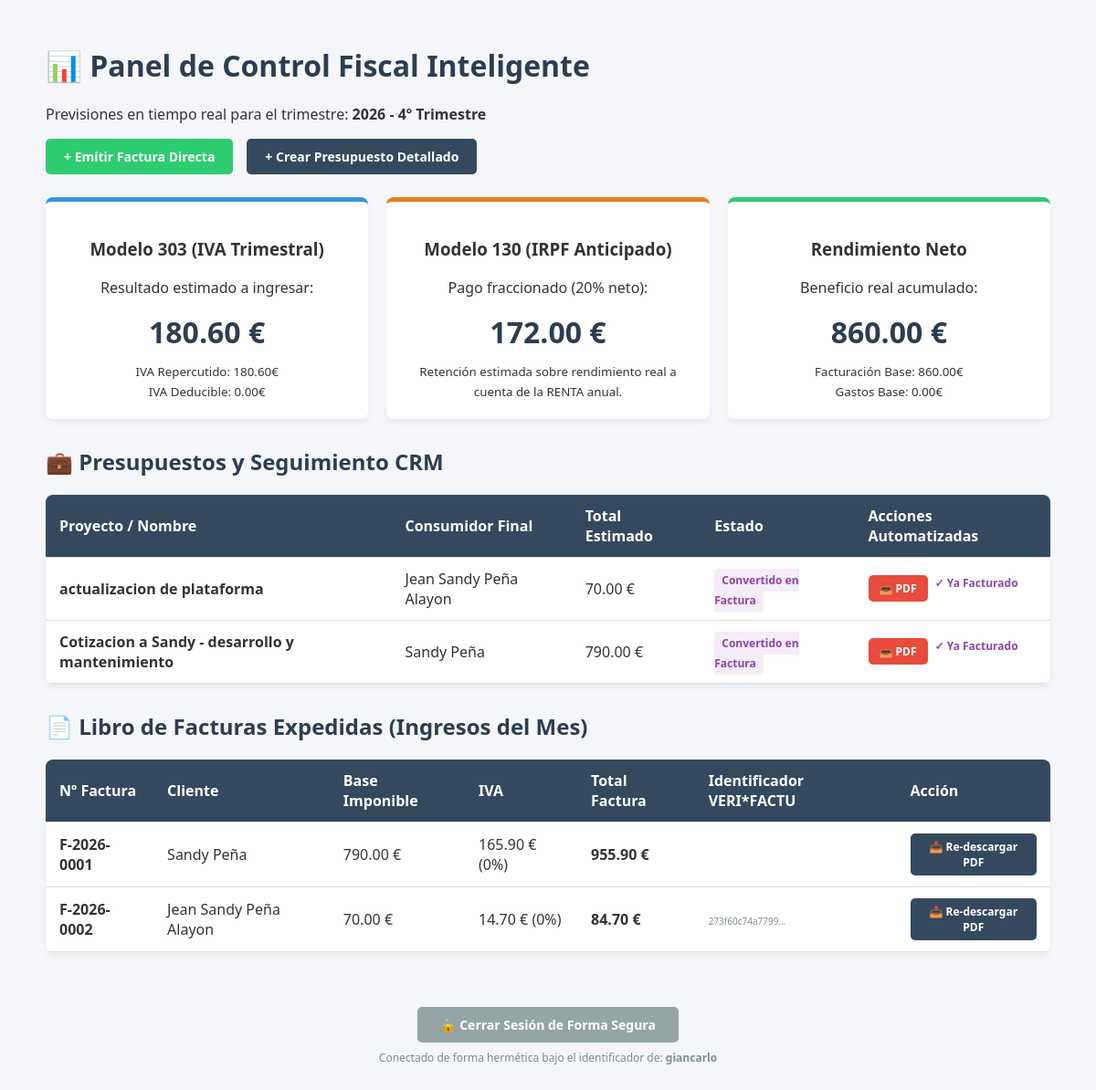
Page / (signed in) on the earlier database version.
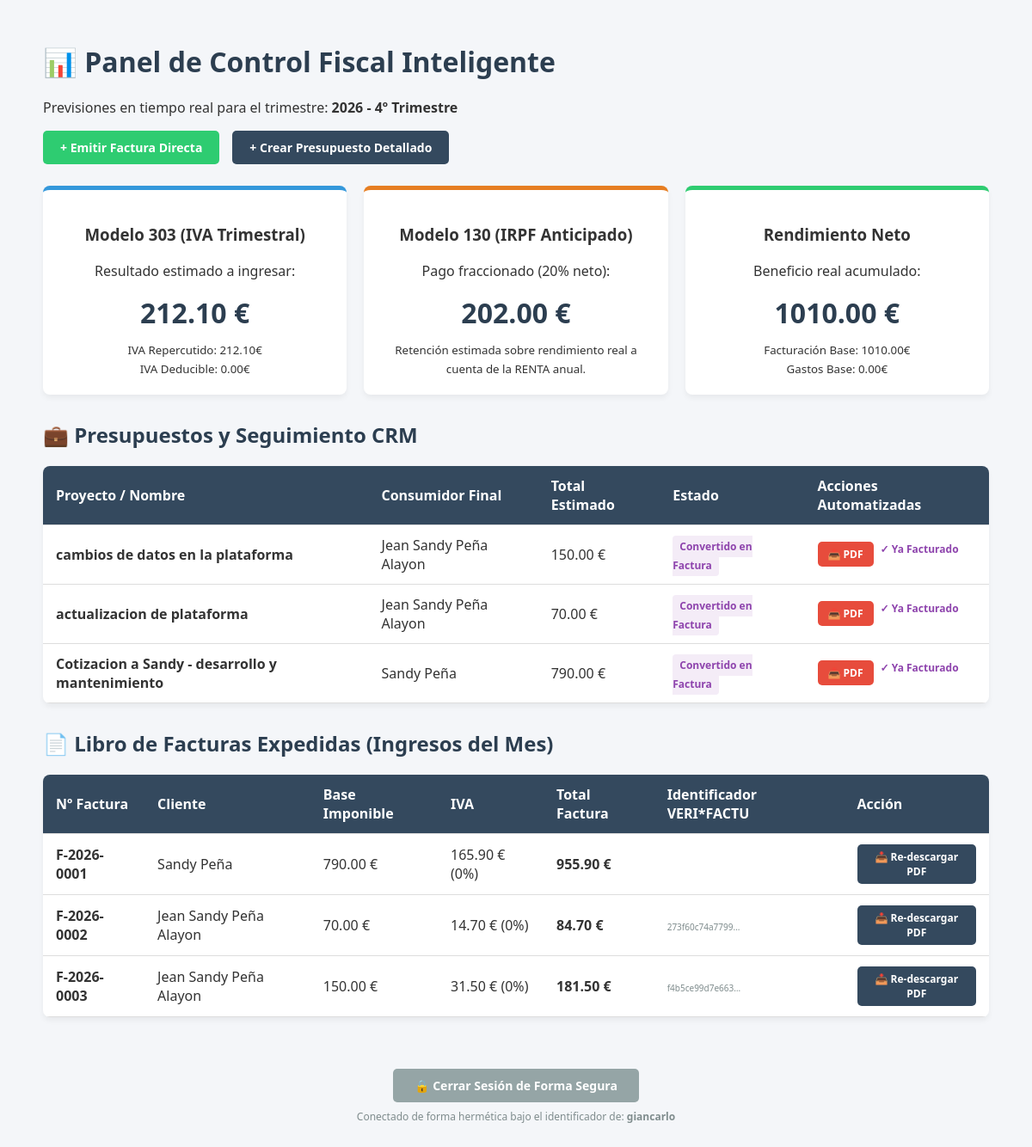
Same page on the later database version.
### fiscalidad/models.py (models this page shows, shortened)
class Cotizacion(models.Model):
    ESTADOS = [
        ('BORRADOR', 'Borrador / En edición'),
        ('ENVIADO', 'Enviado al Cliente'),
        ('ACEPTADO', 'Aceptado (Listo para facturar)'),
        ('FACTURADO', 'Convertido en Factura'),
    ]
    autonomo = models.ForeignKey(PerfilAutonomo, on_delete=models.CASCADE, related_name='cotizaciones')
    cliente = models.ForeignKey(Cliente, on_delete=models.PROTECT, related_name='cotizaciones', null=True)
    titulo_proyecto = models.CharField(max_length=250)
    cliente_nombre = models.CharField(max_length=150, blank=True)
    cliente_nif = models.CharField(max_length=15, blank=True)
    cliente_telefono = models.CharField(max_length=20, blank=True)
    cliente_email = models.EmailField(blank=True)
    estado = models.CharField(max_length=10, choices=ESTADOS, default='BORRADOR')
    fecha_creacion = models.DateField(auto_now_add=True)
    @property
    def total_base_imponible(self) -> Decimal:
        total = sum(linea.coste_total for linea in self.lineas.all())
        return Decimal(total).quantize(Decimal('0.01'))

class LineaCotizacion(models.Model):
    cotizacion = models.ForeignKey(Cotizacion, on_delete=models.CASCADE, related_name='lineas')
    descripcion_elemento = models.CharField(max_length=250)
    width = models.PositiveIntegerField(default=1) # Cantidad
    precio_unitario = models.DecimalField(max_digits=10, decimal_places=2)
    @property
    def coste_total(self) -> Decimal:
        return (Decimal(self.width) * self.precio_unitario).quantize(Decimal('0.01'))

class FacturaEmitida(models.Model):
    TIPOS_SERIE = [
        ('ORDINARIA', 'Serie F (Ordinaria / Venta)'),
        ('RECTIFICATIVA', 'Serie R (Rectificativa / Modificación)'),
    ]
    TIPOS_IVA = [
        (Decimal('0.21'), '21% (General)'),
        (Decimal('0.10'), '10% (Reducido)'),
        (Decimal('0.04'), '4% (Superreducido)'),
        (Decimal('0.00'), '0% (Exento)'),
    ]
    autonomo = models.ForeignKey(PerfilAutonomo, on_delete=models.CASCADE, related_name='facturas_emitidas')
    cliente = models.ForeignKey(Cliente, on_delete=models.PROTECT, related_name='facturas', null=True, help_text="Cliente desde la base de datos CRM")
    tipo_serie = models.CharField(max_length=15, choices=TIPOS_SERIE, default='ORDINARIA')
    numero_factura = models.CharField(max_length=50)
    fecha_emision = models.DateField(auto_now_add=True)
    fecha_operacion = models.DateField(default=datetime.date.today)
    cliente_nombre = models.CharField(max_length=150, blank=True)
    cliente_nif = models.CharField(max_length=15, blank=True)
    cliente_domicilio = models.CharField(max_length=255, blank=True)
    concepto = models.CharField(max_length=250, default="Servicios profesionales prestados")
    base_imponible = models.DecimalField(max_digits=12, decimal_places=2)
    porcentaje_iva = models.DecimalField(max_digits=4, decimal_places=2, choices=TIPOS_IVA, default=Decimal('0.21'))
    hash_verifactu = models.CharField(max_length=64, blank=True)
    class Meta:
        unique_together = ('autonomo', 'numero_factura')
        ordering = ['fecha_emision', 'numero_factura']
    @property
    def total_iva(self) -> Decimal:
        return (self.base_imponible * self.porcentaje_iva).quantize(Decimal('0.01'))
    @property
    def total_factura(self) -> Decimal:
        return (self.base_imponible + self.total_iva).quantize(Decimal('0.01'))

### fiscalidad/views.py (the view)
# urls.py: path('', views.dashboard_fiscal, name='dashboard_fiscal'),
@login_required
def dashboard_fiscal(request):
    try:
        perfil = request.user.perfil
    except PerfilAutonomo.DoesNotExist:
        return render(request, 'fiscalidad/no_perfil.html')
    hoy = datetime.date.today()
    trimestre_actual = (hoy.month - 1) // 3 + 1
    from .services import calcular_impuestos_trimestre
    datos_fiscales = calcular_impuestos_trimestre(perfil, hoy.year, trimestre_actual)
    gastos_mes = GastoRecibido.objects.filter(autonomo=perfil, fecha_gasto__year=hoy.year, fecha_gasto__month=hoy.month)
    facturas_mes = FacturaEmitida.objects.filter(autonomo=perfil, fecha_emision__year=hoy.year, fecha_emision__month=hoy.month)
    cotizaciones_usuario = Cotizacion.objects.filter(autonomo=perfil).order_by('-fecha_creacion')
    context = {
        'datos_fiscales': datos_fiscales,
        'gastos_mes': gastos_mes,
        'facturas_mes': facturas_mes,
        'cotizaciones_usuario': cotizaciones_usuario,
    }
    return render(request, 'fiscalidad/dashboard.html', context)

### fiscalidad/templates/fiscalidad/dashboard.html (shortened to what this page needs)
<!DOCTYPE html>
<html lang="es">
<head>
</head>
<body>
    <div class="container">
        <h1>📊 Panel de Control Fiscal Inteligente</h1>
        <p>Previsiones en tiempo real para el trimestre: <strong>{{ datos_fiscales.ejercicio }} - {{ datos_fiscales.trimestre }}</strong></p>
        <div class="acciones-cabecera">
            <a href="{% url 'emitir_factura' %}" class="btn btn-principal">+ Emitir Factura Directa</a>
            <a href="/admin/fiscalidad/cotizacion/add/" class="btn btn-principal" style="background: #34495e;">+ Crear Presupuesto Detallado</a>
        </div>
        <div class="grid-impuestos">
            <div class="card card-impuesto">
                <h3>Modelo 303 (IVA Trimestral)</h3>
                <p>Resultado estimado a ingresar:</p>
                <div class="monto">{{ datos_fiscales.modelo_303_iva_a_ingresar }} €</div>
                <small>IVA Repercutido: {{ datos_fiscales.resumen_ingresos.iva_repercutido }}€<br>IVA Deducible: {{ datos_fiscales.resumen_gastos.iva_deducible }}€</small>
            </div>
            <div class="card card-impuesto irpf">
                <h3>Modelo 130 (IRPF Anticipado)</h3>
                <p>Pago fraccionado (20% neto):</p>
                <div class="monto">{{ datos_fiscales.modelo_130_irpf_a_ingresar }} €</div>
                <small>Retención estimada sobre rendimiento real a cuenta de la RENTA anual.</small>
            </div>
            <div class="card card-impuesto rendimiento">
                <h3>Rendimiento Neto</h3>
                <p>Beneficio real acumulado:</p>
                <div class="monto">{{ datos_fiscales.rendimiento_neto_actividad }} €</div>
                <small>Facturación Base: {{ datos_fiscales.resumen_ingresos.base_imponible_total }}€<br>Gastos Base: {{ datos_fiscales.resumen_gastos.base_imponible_total }}€</small>
            </div>
        </div>
        <h2>💼 Presupuestos y Seguimiento CRM</h2>
        <table>
            <thead>
                <tr>
                    <th>Proyecto / Nombre</th>
                    <th>Consumidor Final</th>
                    <th>Total Estimado</th>
                    <th>Estado</th>
                    <th>Acciones Automatizadas</th>
                </tr>
            </thead>
            <tbody>
                {% for cotizacion in cotizaciones_usuario %}
                <tr>
                    <td><strong>{{ cotizacion.titulo_proyecto }}</strong></td>
                    <td>{{ cotizacion.cliente_nombre }}</td>
                    <td>{{ cotizacion.total_base_imponible }} €</td>
                    <td>
                        <span class="badge badge-{{ cotizacion.estado|lower }}">
                            {{ cotizacion.get_estado_display }}
                        </span>
                    </td>
                    <td>
                        <div class="flex-acciones">
                            <a href="{% url 'descargar_cotizacion_pdf' cotizacion.id %}" class="btn btn-pdf">📥 PDF</a>
                            {% if cotizacion.estado != 'FACTURADO' %}
                                <a href="{% url 'enviar_whatsapp_cotizacion' cotizacion.id %}" target="_blank" class="btn btn-ws">💬 WhatsApp</a>
                                <a href="{% url 'convertir_a_factura' cotizacion.id %}" class="btn btn-convertir">💼 Facturar</a>
                            {% else %}
                                <span style="color: #8e44ad; font-size: 12px; font-weight: bold;">✓ Ya Facturado</span>
                            {% endif %}
                        </div>
                    </td>
                </tr>
                {% empty %}
                <tr>
                    <td colspan="5" style="text-align: center; color: #7f8c8d;">No tienes presupuestos registrados.</td>
                </tr>
                {% endfor %}
            </tbody>
        </table>
        <h2>📄 Libro de Facturas Expedidas (Ingresos del Mes)</h2>
        <table>
            <thead>
                <tr>
                    <th>Nº Factura</th>
                    <th>Cliente</th>
                    <th>Base Imponible</th>
                    <th>IVA</th>
                    <th>Total Factura</th>
                    <th>Identificador VERI*FACTU</th>
                    <th>Acción</th>
                </tr>
            </thead>
            <tbody>
                {% for factura in facturas_mes %}
                <tr>
                    <td><strong>{{ factura.numero_factura }}</strong></td>
                    <td>{{ factura.cliente_nombre }}</td>
                    <td>{{ factura.base_imponible }} €</td>
                    <td>{{ factura.total_iva }} € ({% if factura.porcentaje_iva == 0.21 %}21%{% elif factura.porcentaje_iva == 0.10 %}10%{% elif factura.porcentaje_iva == 0.04 %}4%{% else %}0%{% endif %})</td>
                    <td><strong>{{ factura.total_factura }} €</strong></td>
                    <td><font fontName="Courier" size="1" style="color: #7f8c8d;">{{ factura.hash_verifactu|truncatechars:15 }}</font></td>
                    <td><a href="{% url 'descargar_factura_pdf' factura.id %}" class="btn btn-pdf" style="background: #34495e;">📥 Re-descargar PDF</a></td>
                </tr>
                {% empty %}
                <tr>
                    <td colspan="7" style="text-align: center; color: #7f8c8d;">No se han expedido facturas oficiales en este mes.</td>
                </tr>
                {% endfor %}
            </tbody>
        </table>
    </div>
    <div style="margin-top: 40px; border-top: 1fr solid #ddd; padding-top: 20px; text-align: center;">
        <a href="{% url 'logout_usuario' %}" class="btn" style="background: #95a5a6; padding: 10px 25px;">🔒 Cerrar Sesión de Forma Segura</a>
        <p style="color: #7f8c8d; font-size: 12px; margin-top: 8px;">Conectado de forma hermética bajo el identificador de: <strong>{{ request.user.username }}</strong></p>
    </div>
</body>
</html>

### fiscalidad/templates/fiscalidad/dashboard.html (style rules this page uses)
body { font-family: 'Segoe UI', Tahoma, Geneva, Verdana, sans-serif; background: #f4f6f9; margin: 0; padding: 20px; color: #333; }
.container { max-width: 1100px; margin: 0 auto; }
h1, h2 { color: #2c3e50; margin-top: 30px; }
.grid-impuestos { display: grid; grid-template-columns: 1fr 1fr 1fr; gap: 20px; margin-bottom: 30px; }
.card { background: white; padding: 20px; border-radius: 8px; box-shadow: 0 4px 6px rgba(0,0,0,0.05); text-align: center; }
.card-impuesto { border-top: 5px solid #3498db; }
.card-impuesto.irpf { border-top-color: #e67e22; }
.card-impuesto.rendimiento { border-top-color: #2ecc71; }
.monto { font-size: 32px; font-weight: bold; margin: 10px 0; color: #2c3e50; }
.acciones-cabecera { display: flex; gap: 15px; margin-bottom: 25px; }
.btn { display: inline-block; color: white; padding: 10px 20px; text-decoration: none; border-radius: 5px; font-weight: bold; font-size: 14px; text-align: center; border: none; cursor: pointer; }
.btn-principal { background: #2ecc71; }
.btn-pdf { background: #e74c3c; padding: 6px 12px; font-size: 12px; }
table { width: 100%; border-collapse: collapse; background: white; border-radius: 8px; overflow: hidden; box-shadow: 0 4px 6px rgba(0,0,0,0.05); margin-bottom: 30px; }
th, td { padding: 12px 15px; text-align: left; border-bottom: 1px solid #ddd; }
th { background: #34495e; color: white; }
.badge { padding: 4px 8px; border-radius: 4px; font-size: 12px; font-weight: bold; }
.badge-facturado { background: #f4ecf7; color: #8e44ad; }
.flex-acciones { display: flex; gap: 8px; }

Differences in the rows shown:
added Cotizacion: titulo_proyecto "cambios de datos en la plataforma", cliente_nombre "Jean Sandy Peña Alayon", total_base_imponible "150.00", estado "Convertido en Factura", shows "✓ Ya Facturado"
added FacturaEmitida: numero_factura "F-2026-0003", cliente_nombre "Jean Sandy Peña Alayon", base_imponible "150.00", total_iva "31.50", shows "0%", total_factura "181.50", hash_verifactu "f4b5ce99d7e663…"
Other differences:
{{ datos_fiscales.modelo_303_iva_a_ingresar }}: "180.60" → "212.10"
{{ datos_fiscales.resumen_ingresos.iva_repercutido }}: "180.60" → "212.10"
{{ datos_fiscales.modelo_130_irpf_a_ingresar }}: "172.00" → "202.00"
{{ datos_fiscales.rendimiento_neto_actividad }}: "860.00" → "1010.00"
{{ datos_fiscales.resumen_ingresos.base_imponible_total }}: "860.00" → "1010.00"
